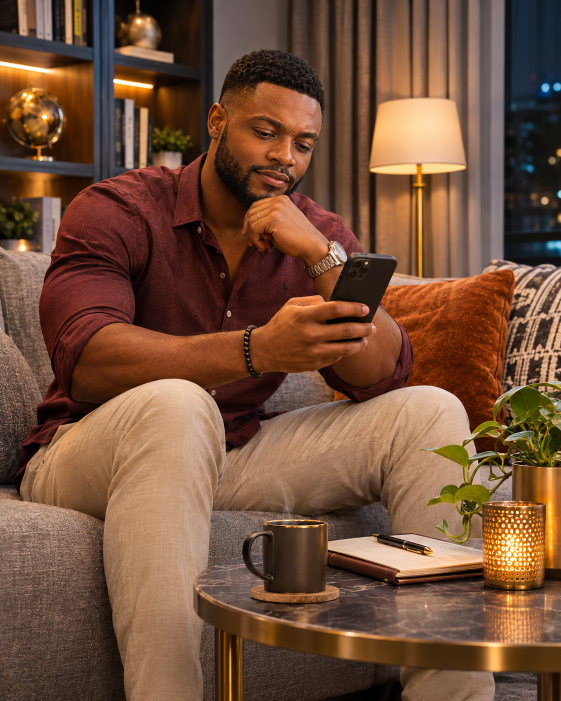
#> input picture source-art/ChatGPT Image Nov 26, 2026, 05_09_51 PM-3.png, 1122 x 1402 px, given in place of _poster.png, which was not available (shown at 1/2 size)
$ python build_hero_clip.py '../source-art/ChatGPT Image Nov 26, 2026, 05_09_51 PM-3.png' '../source-art/ChatGPT Image Nov 26, 2026, 05_09_52 PM-4.png'
#> lines starting #> are read from the running program, lines starting #| are printed output that depends on the picture
# -*- coding: utf-8 -*-
"""Encode the hero clip from a supplied source.

The sprout clip had to be cut and cross-faded into a loop; see
build_hero_video.py, which is kept because that work is not reproducible from
here. This one is simpler: the supplied anatomy animation already returns to
its opening frame, measured at a mean difference of 3.4 out of 255 between the
first and last frames, so it loops on its own and needs no dissolve.

What it does need: the audio stripping, because the hero is silent and plays
without the visitor asking; two quality tiers, because the page serves phones
a lighter file; and a poster, because nothing is downloaded at all for a
visitor on Save-Data, on 2g, or who has asked for reduced motion.

The source is 462x294. That is close to right for a phone, where the hero box
is about 337 CSS px wide, and a little under what a desktop would like. It is
NOT upscaled: enlarging adds bytes without adding detail and looks worse than
letting the browser do it.

    python tools/build_hero_clip.py <source.mp4> <name>

e.g. python tools/build_hero_clip.py source-art/hero-anatomy-source.mp4 hero-anatomy
"""

from __future__ import annotations

import os
import subprocess
import sys
from pathlib import Path

from PIL import Image

ROOT = Path(__file__).resolve().parent.parent

# Same tiers as the rest of the page: the phone file is cheaper, the desktop
# file is cleaner, and site.js picks between them.
DESKTOP_CRF = '26'
MOBILE_CRF = '32'
POSTER_W = 480


def run(args):
    subprocess.run(args, check=True)
#> (this line was passed over: subprocess is not available in this run)


def main() -> None:
    if len(sys.argv) < 3:
        raise SystemExit(__doc__)

    src = Path(sys.argv[1])
    name = sys.argv[2]
    if not src.exists():
        raise SystemExit('missing %s' % src)

    video_dir = ROOT / 'assets' / 'video'
    img_dir = ROOT / 'assets' / 'img'
    video_dir.mkdir(parents=True, exist_ok=True)

    mp4 = video_dir / ('%s.mp4' % name)
    mp4_sm = video_dir / ('%s-480.mp4' % name)
    poster = img_dir / ('%s-poster.webp' % name)
    poster_sm = img_dir / ('%s-poster-480.webp' % name)

    common = [
        '-an',                                  # silent: it plays unasked
        '-c:v', 'libx264', '-profile:v', 'main', '-pix_fmt', 'yuv420p',
        '-preset', 'slow', '-g', '48', '-movflags', '+faststart',
    ]

    run(['ffmpeg', '-v', 'error', '-y', '-i', str(src)]
        + common + ['-crf', DESKTOP_CRF, str(mp4)])
    run(['ffmpeg', '-v', 'error', '-y', '-i', str(src)]
        + common + ['-crf', MOBILE_CRF, str(mp4_sm)])

    tmp = ROOT / '_poster.png'
    run(['ffmpeg', '-v', 'error', '-y', '-i', str(mp4),
         '-vf', r'select=eq(n\,0)', '-vframes', '1', str(tmp)])

    im = Image.open(tmp).convert('RGB')
#> im is the input picture: PIL image 1122x1402 RGB; mean R, G, B 115.3, 79.5, 57.5
    im.save(poster, 'WEBP', quality=80, method=6)
    sm = im.resize((POSTER_W, round(im.height * POSTER_W / im.width)), Image.LANCZOS)
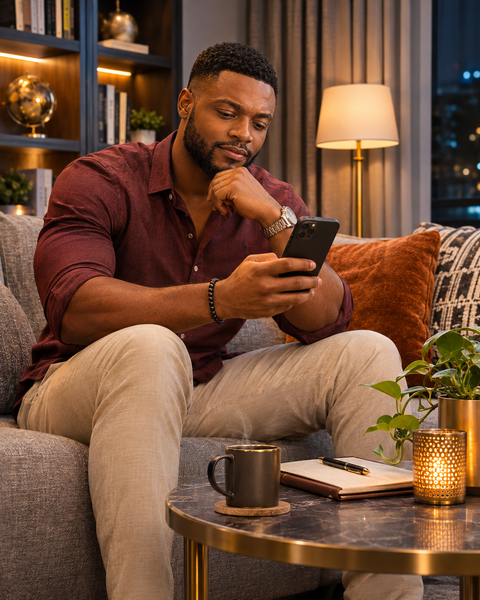
#> sm: PIL image 480x600 RGB; mean R, G, B 115.3, 79.5, 57.5
    sm.save(poster_sm, 'WEBP', quality=72, method=6)
    os.remove(tmp)

    print('source   %dx%d' % (im.width, im.height))
#| source   1122x1402
    for f in (mp4, mp4_sm, poster, poster_sm):
        print('%-40s %7d bytes' % (f.relative_to(ROOT).as_posix(), f.stat().st_size))


if __name__ == '__main__':
#> (the run stopped early here; a loop or call above may not have finished)

$ run again, on source-art/ChatGPT Image Nov 26, 2026, 05_09_52 PM-4.png
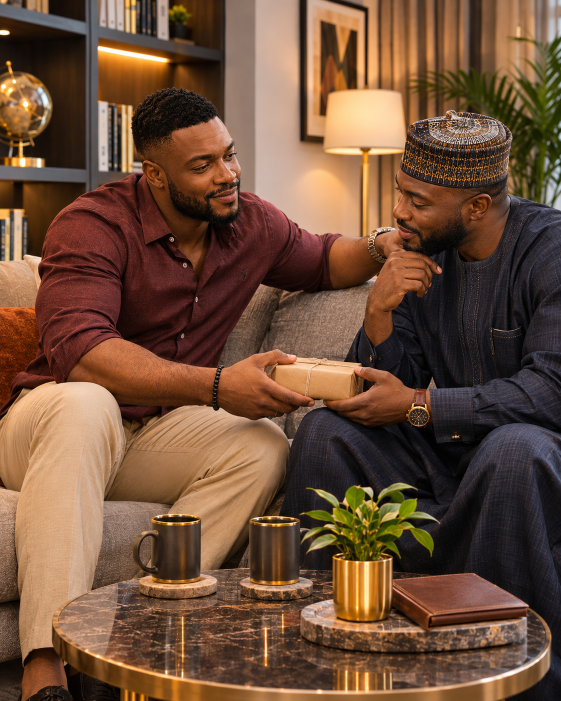
#> input picture source-art/ChatGPT Image Nov 26, 2026, 05_09_52 PM-4.png, 1122 x 1402 px, given in place of _poster.png, which was not available (shown at 1/2 size)
#> in main, im is the input picture: PIL image 1122x1402 RGB; mean R, G, B 111.2, 79.1, 57.5
#> in main, `sm = im.resize((POSTER_W, round(im.height * POSTER_W / im.width)), Ima..`:
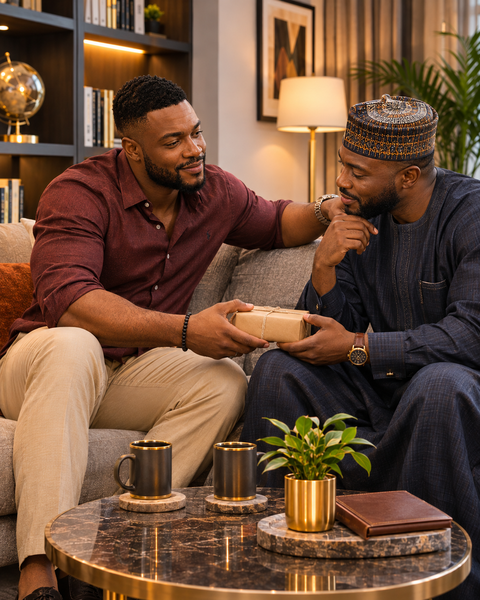
#> sm: PIL image 480x600 RGB; mean R, G, B 111.2, 79.1, 57.5
#| source   1122x1402

$ run again, on source-art/ChatGPT Image Nov 26, 2026, 05_09_54 PM-5.png
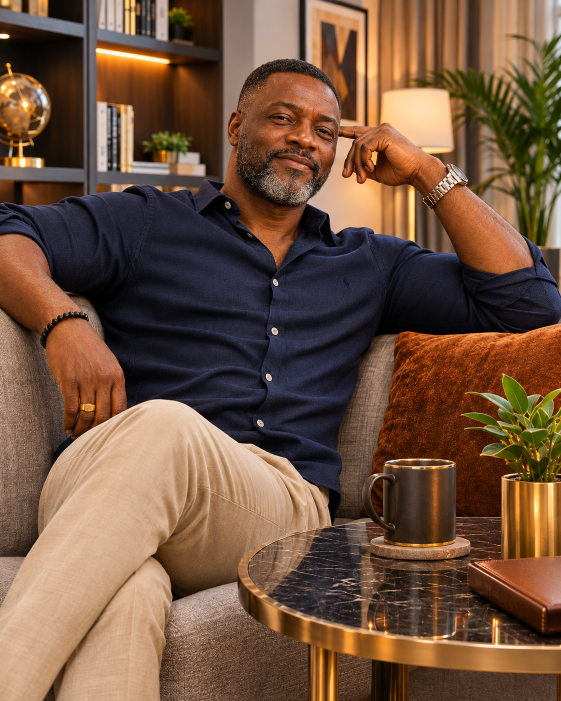
#> input picture source-art/ChatGPT Image Nov 26, 2026, 05_09_54 PM-5.png, 1122 x 1402 px, given in place of _poster.png, which was not available (shown at 1/2 size)
#> in main, im is the input picture: PIL image 1122x1402 RGB; mean R, G, B 113.9, 83.7, 62.9
#> in main, `sm = im.resize((POSTER_W, round(im.height * POSTER_W / im.width)), Ima..`:
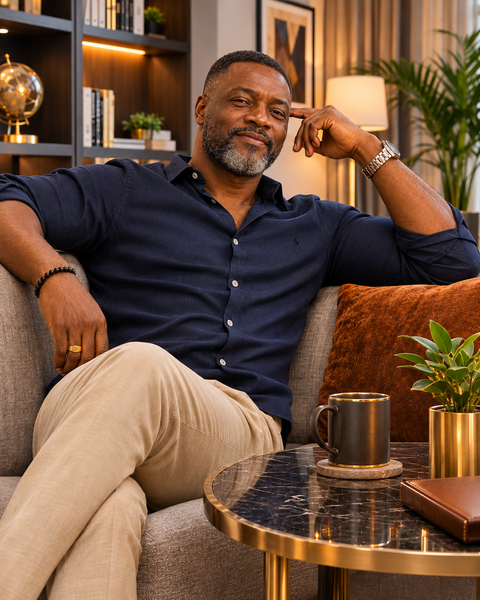
#> sm: PIL image 480x600 RGB; mean R, G, B 113.9, 83.7, 62.9
#| source   1122x1402
